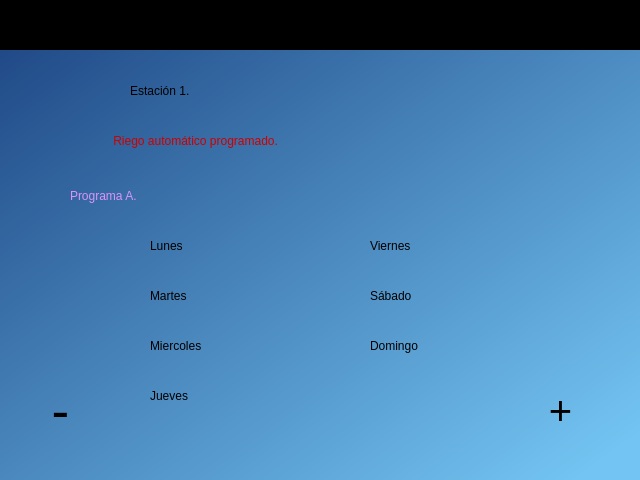
<?xml version="1.0" encoding="UTF-8"?>
<ui version="4.0">
 <class>widget_inicio</class>
 <widget class="QWidget" name="widget_inicio">
  <property name="geometry">
   <rect>
    <x>0</x>
    <y>0</y>
    <width>640</width>
    <height>480</height>
   </rect>
  </property>
  <property name="windowTitle">
   <string>Form</string>
  </property>
  <property name="styleSheet">
   <string notr="true"/>
  </property>
  <widget class="QWidget" name="widget_fecha" native="true">
   <property name="geometry">
    <rect>
     <x>0</x>
     <y>0</y>
     <width>641</width>
     <height>51</height>
    </rect>
   </property>
   <property name="styleSheet">
    <string notr="true">QWidget#widget_fecha{
background-color:rgb(0, 0, 0)}</string>
   </property>
   <widget class="QLabel" name="lbl_hora">
    <property name="geometry">
     <rect>
      <x>20</x>
      <y>10</y>
      <width>151</width>
      <height>21</height>
     </rect>
    </property>
    <property name="styleSheet">
     <string notr="true">font: 57 16pt &quot;Ubuntu&quot;;
color:rgb(238, 238, 236);</string>
    </property>
    <property name="text">
     <string/>
    </property>
   </widget>
   <widget class="QLabel" name="lbl_fecha">
    <property name="geometry">
     <rect>
      <x>460</x>
      <y>10</y>
      <width>161</width>
      <height>21</height>
     </rect>
    </property>
    <property name="styleSheet">
     <string notr="true">font: 57 16pt &quot;Ubuntu&quot;;
color:rgb(238, 238, 236);</string>
    </property>
    <property name="text">
     <string/>
    </property>
   </widget>
  </widget>
  <widget class="QWidget" name="widget_datos" native="true">
   <property name="geometry">
    <rect>
     <x>0</x>
     <y>50</y>
     <width>641</width>
     <height>431</height>
    </rect>
   </property>
   <property name="styleSheet">
    <string notr="true">QWidget#widget_datos{
background-color:qlineargradient(spread:pad, x1:0, y1:0, x2:0.985075, y2:0.903, stop:0 rgba(32, 74, 135, 255), stop:1 rgba(115, 196, 242, 255))
}</string>
   </property>
   <widget class="QLabel" name="label_9">
    <property name="geometry">
     <rect>
      <x>10</x>
      <y>10</y>
      <width>91</width>
      <height>101</height>
     </rect>
    </property>
    <property name="text">
     <string/>
    </property>
    <property name="pixmap">
     <pixmap>../images/logo.png</pixmap>
    </property>
    <property name="scaledContents">
     <bool>true</bool>
    </property>
   </widget>
   <widget class="QLabel" name="label">
    <property name="geometry">
     <rect>
      <x>30</x>
      <y>340</y>
      <width>71</width>
      <height>51</height>
     </rect>
    </property>
    <property name="text">
     <string/>
    </property>
    <property name="pixmap">
     <pixmap>../images/flecha_Atras.png</pixmap>
    </property>
    <property name="scaledContents">
     <bool>true</bool>
    </property>
   </widget>
   <widget class="QLabel" name="label_2">
    <property name="geometry">
     <rect>
      <x>40</x>
      <y>340</y>
      <width>41</width>
      <height>41</height>
     </rect>
    </property>
    <property name="font">
     <font>
      <pointsize>40</pointsize>
     </font>
    </property>
    <property name="text">
     <string>-</string>
    </property>
    <property name="alignment">
     <set>Qt::AlignCenter</set>
    </property>
   </widget>
   <widget class="QLabel" name="lbl_num_est">
    <property name="geometry">
     <rect>
      <x>130</x>
      <y>10</y>
      <width>421</width>
      <height>61</height>
     </rect>
    </property>
    <property name="styleSheet">
     <string notr="true">font: 22pt &quot;Ubuntu&quot;;</string>
    </property>
    <property name="text">
     <string>Estación 1.</string>
    </property>
   </widget>
   <widget class="QLabel" name="lbl_riego_est">
    <property name="geometry">
     <rect>
      <x>110</x>
      <y>60</y>
      <width>511</width>
      <height>61</height>
     </rect>
    </property>
    <property name="styleSheet">
     <string notr="true">font: 22pt &quot;Ubuntu&quot;;
color:rgb(204, 0, 0)</string>
    </property>
    <property name="text">
     <string> Riego automático programado.</string>
    </property>
   </widget>
   <widget class="QLabel" name="lbl_mier">
    <property name="geometry">
     <rect>
      <x>150</x>
      <y>270</y>
      <width>171</width>
      <height>51</height>
     </rect>
    </property>
    <property name="styleSheet">
     <string notr="true">font: 22pt &quot;Ubuntu&quot;;</string>
    </property>
    <property name="text">
     <string>Miercoles</string>
    </property>
   </widget>
   <widget class="QLabel" name="lbl_lun">
    <property name="geometry">
     <rect>
      <x>150</x>
      <y>170</y>
      <width>171</width>
      <height>51</height>
     </rect>
    </property>
    <property name="styleSheet">
     <string notr="true">font: 22pt &quot;Ubuntu&quot;;</string>
    </property>
    <property name="text">
     <string>Lunes</string>
    </property>
   </widget>
   <widget class="QLabel" name="lbl_num_prog">
    <property name="geometry">
     <rect>
      <x>70</x>
      <y>120</y>
      <width>561</width>
      <height>51</height>
     </rect>
    </property>
    <property name="styleSheet">
     <string notr="true">font: 22pt &quot;Ubuntu&quot;;
color: rgb(216, 148, 251)</string>
    </property>
    <property name="text">
     <string>Programa A.</string>
    </property>
   </widget>
   <widget class="QLabel" name="lbl_jue">
    <property name="geometry">
     <rect>
      <x>150</x>
      <y>320</y>
      <width>171</width>
      <height>51</height>
     </rect>
    </property>
    <property name="styleSheet">
     <string notr="true">font: 22pt &quot;Ubuntu&quot;;</string>
    </property>
    <property name="text">
     <string>Jueves</string>
    </property>
   </widget>
   <widget class="QLabel" name="lbl_sab">
    <property name="geometry">
     <rect>
      <x>370</x>
      <y>220</y>
      <width>171</width>
      <height>51</height>
     </rect>
    </property>
    <property name="styleSheet">
     <string notr="true">font: 22pt &quot;Ubuntu&quot;;</string>
    </property>
    <property name="text">
     <string>Sábado</string>
    </property>
   </widget>
   <widget class="QLabel" name="lbl_mar">
    <property name="geometry">
     <rect>
      <x>150</x>
      <y>220</y>
      <width>171</width>
      <height>51</height>
     </rect>
    </property>
    <property name="styleSheet">
     <string notr="true">font: 22pt &quot;Ubuntu&quot;;</string>
    </property>
    <property name="text">
     <string>Martes</string>
    </property>
   </widget>
   <widget class="QLabel" name="lbl_dom">
    <property name="geometry">
     <rect>
      <x>370</x>
      <y>270</y>
      <width>171</width>
      <height>51</height>
     </rect>
    </property>
    <property name="styleSheet">
     <string notr="true">font: 22pt &quot;Ubuntu&quot;;</string>
    </property>
    <property name="text">
     <string>Domingo</string>
    </property>
   </widget>
   <widget class="QLabel" name="lbl_vie">
    <property name="geometry">
     <rect>
      <x>370</x>
      <y>170</y>
      <width>171</width>
      <height>51</height>
     </rect>
    </property>
    <property name="styleSheet">
     <string notr="true">font: 22pt &quot;Ubuntu&quot;;</string>
    </property>
    <property name="text">
     <string>Viernes</string>
    </property>
   </widget>
   <widget class="QLabel" name="label_4">
    <property name="geometry">
     <rect>
      <x>520</x>
      <y>340</y>
      <width>71</width>
      <height>51</height>
     </rect>
    </property>
    <property name="text">
     <string/>
    </property>
    <property name="pixmap">
     <pixmap>../images/flecha_Adelante.png</pixmap>
    </property>
    <property name="scaledContents">
     <bool>true</bool>
    </property>
   </widget>
   <widget class="QLabel" name="label_3">
    <property name="geometry">
     <rect>
      <x>540</x>
      <y>340</y>
      <width>41</width>
      <height>41</height>
     </rect>
    </property>
    <property name="font">
     <font>
      <pointsize>30</pointsize>
     </font>
    </property>
    <property name="text">
     <string>+</string>
    </property>
    <property name="alignment">
     <set>Qt::AlignCenter</set>
    </property>
   </widget>
  </widget>
 </widget>
 <resources/>
 <connections/>
</ui>
